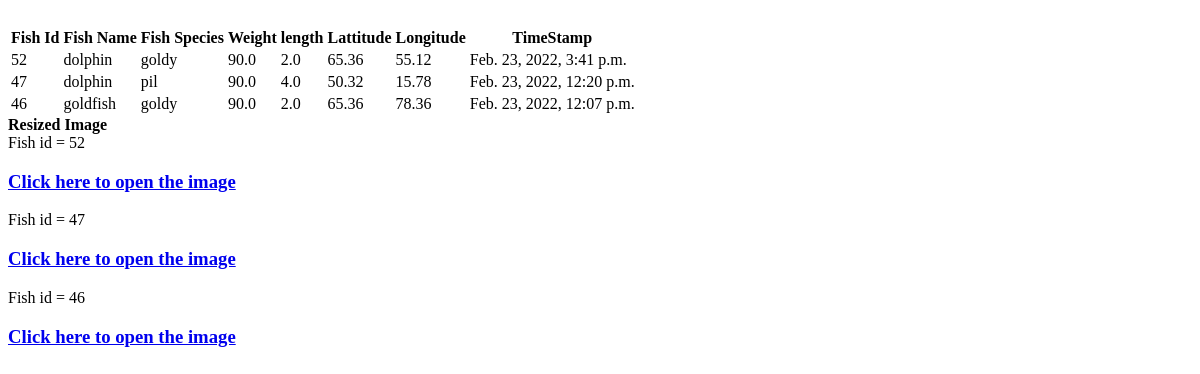
/getallrecords/, run on an earlier commit of the app's database.
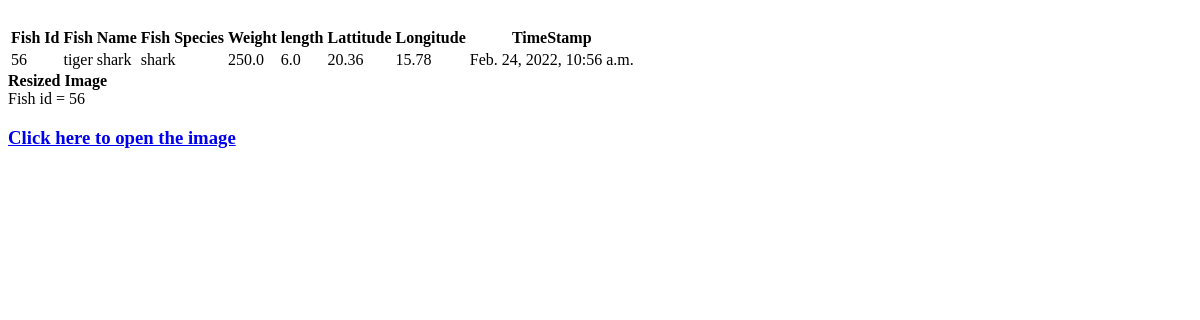
And on a later commit of the database.
### bezen_rest/models.py (models this page shows)
class Fish(models.Model):
    fish_id = models.AutoField(primary_key=True)
    fish_name = models.CharField(max_length=50,default='')
    fish_species = models.CharField(max_length=50,default='')
    img = models.ImageField(upload_to="images/",blank = True )
    weight = models.FloatField(default=2.0)
    length = models.FloatField(default=0.5)
    lattitude = models.FloatField(default=28.70)
    longitude = models.FloatField(default=77.10)
    timestamp = models.DateTimeField(default=datetime.now().strftime("%Y-%m-%d %H:%M:%S"))

### bezen_rest/views.py (the view)
# urls.py: path('getallrecords/',views.getallrecords)
def getallrecords(request):
    if(request.method=='GET'):
        resp = []
        fishes = Fish.objects.all().order_by("-timestamp")
        return render(request,'response.html',{"fishes":fishes})

### bezen_rest/templates/response.html (shortened to what this page needs)
<!DOCTYPE html>
<html lang="en">
<head>
</head>
<body>
    <br>
						<table class="table">
						<tr>
                            <th>Fish Id</th>
							<th>Fish Name</th>
							<th>Fish Species</th>
							<th>Weight</th>
                            <th>length</th>
                            <th>Lattitude</th>
                            <th>Longitude</th>
                            <th>TimeStamp</th>
						</tr>
						{% for i in fishes %}
							<tr>
                                <td>{{i.fish_id}}</td>
								<td>{{i.fish_name}}</td>
								<td>{{i.fish_species}}</td>
								<td>{{i.weight}}</td>
                                <td>{{i.length}}</td>
                                <td>{{i.lattitude}}</td>
                                <td>{{i.longitude}}</td>
                                <td>{{i.timestamp}}</td>
							</tr>
						{% endfor %}
					</table>
                    <div style="width: 100%;  font-weight: bold;">Resized Image</div>
                    <div>
                    <div>
                        {% for i in fishes %}
                        <div>Fish id = {{i.fish_id}}</div>
                        <a href="https://bezenbkd.azurewebsites.net/getallrecords{{i.img.url}}" target="_blank">
                            <h3>Click here to open the image</h3>
                        </a>
                        {% endfor %}
                    </div>
                    </div>
</body>
</html>

What changed in the data, as far as the page shows it:
removed Fish: fish_id "52", fish_name "dolphin", fish_species "goldy", weight "90.0", length "2.0", lattitude "65.36", longitude "55.12", timestamp "Feb. 23, 2022, 3:41 p.m."
removed Fish: fish_id "47", fish_name "dolphin", fish_species "pil", weight "90.0", length "4.0", lattitude "50.32", longitude "15.78", timestamp "Feb. 23, 2022, 12:20 p.m."
removed Fish: fish_id "46", fish_name "goldfish", fish_species "goldy", weight "90.0", length "2.0", lattitude "65.36", longitude "78.36", timestamp "Feb. 23, 2022, 12:07 p.m."
added Fish: fish_id "56", fish_name "tiger shark", fish_species "shark", weight "250.0", length "6.0", lattitude "20.36", longitude "15.78", timestamp "Feb. 24, 2022, 10:56 a.m."
